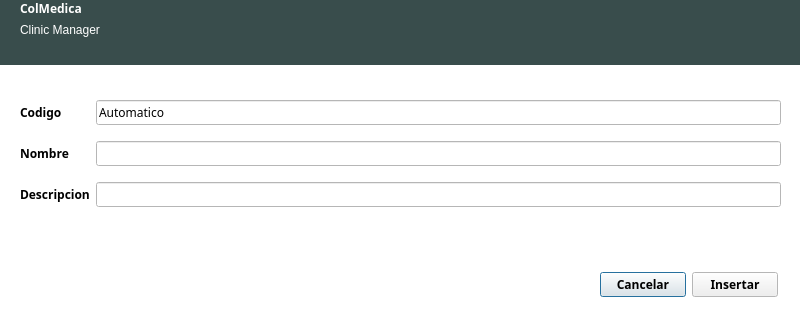
<?xml version="1.0" encoding="UTF-8"?>
<ui version="4.0">
 <class>dialogNuevaArea</class>
 <widget class="QDialog" name="dialogNuevaArea">
  <property name="geometry">
   <rect>
    <x>0</x>
    <y>0</y>
    <width>800</width>
    <height>315</height>
   </rect>
  </property>
  <property name="palette">
   <palette>
    <active>
     <colorrole role="Base">
      <brush brushstyle="SolidPattern">
       <color alpha="255">
        <red>255</red>
        <green>255</green>
        <blue>255</blue>
       </color>
      </brush>
     </colorrole>
     <colorrole role="Window">
      <brush brushstyle="SolidPattern">
       <color alpha="255">
        <red>255</red>
        <green>255</green>
        <blue>255</blue>
       </color>
      </brush>
     </colorrole>
    </active>
    <inactive>
     <colorrole role="Base">
      <brush brushstyle="SolidPattern">
       <color alpha="255">
        <red>255</red>
        <green>255</green>
        <blue>255</blue>
       </color>
      </brush>
     </colorrole>
     <colorrole role="Window">
      <brush brushstyle="SolidPattern">
       <color alpha="255">
        <red>255</red>
        <green>255</green>
        <blue>255</blue>
       </color>
      </brush>
     </colorrole>
    </inactive>
    <disabled>
     <colorrole role="Base">
      <brush brushstyle="SolidPattern">
       <color alpha="255">
        <red>255</red>
        <green>255</green>
        <blue>255</blue>
       </color>
      </brush>
     </colorrole>
     <colorrole role="Window">
      <brush brushstyle="SolidPattern">
       <color alpha="255">
        <red>255</red>
        <green>255</green>
        <blue>255</blue>
       </color>
      </brush>
     </colorrole>
    </disabled>
   </palette>
  </property>
  <property name="font">
   <font>
    <family>Ubuntu Condensed</family>
    <weight>75</weight>
    <bold>true</bold>
   </font>
  </property>
  <property name="cursor">
   <cursorShape>PointingHandCursor</cursorShape>
  </property>
  <property name="windowTitle">
   <string>Nueva Area</string>
  </property>
  <property name="autoFillBackground">
   <bool>true</bool>
  </property>
  <widget class="QWidget" name="widgetCuerpo" native="true">
   <property name="geometry">
    <rect>
     <x>10</x>
     <y>70</y>
     <width>781</width>
     <height>231</height>
    </rect>
   </property>
   <property name="autoFillBackground">
    <bool>true</bool>
   </property>
   <widget class="QWidget" name="layoutWidget">
    <property name="geometry">
     <rect>
      <x>10</x>
      <y>20</y>
      <width>761</width>
      <height>130</height>
     </rect>
    </property>
    <layout class="QGridLayout" name="gridLayout">
     <item row="0" column="0">
      <widget class="QLabel" name="labelCodigo">
       <property name="text">
        <string>Codigo</string>
       </property>
      </widget>
     </item>
     <item row="0" column="1">
      <widget class="QLineEdit" name="lineEditCodigo">
       <property name="font">
        <font>
         <weight>50</weight>
         <bold>false</bold>
        </font>
       </property>
       <property name="text">
        <string>Automatico</string>
       </property>
       <property name="readOnly">
        <bool>true</bool>
       </property>
      </widget>
     </item>
     <item row="1" column="0">
      <widget class="QLabel" name="labelNombre">
       <property name="text">
        <string>Nombre</string>
       </property>
      </widget>
     </item>
     <item row="1" column="1">
      <widget class="QLineEdit" name="lineEditNombre">
       <property name="font">
        <font>
         <weight>50</weight>
         <bold>false</bold>
        </font>
       </property>
       <property name="inputMask">
        <string>AAAAAAAAAAAAAAAAAAAAAAAAAAAAAAAAAAAAAAAA; </string>
       </property>
       <property name="maxLength">
        <number>40</number>
       </property>
      </widget>
     </item>
     <item row="2" column="0">
      <widget class="QLabel" name="labelDescripcion">
       <property name="text">
        <string>Descripcion</string>
       </property>
      </widget>
     </item>
     <item row="2" column="1">
      <widget class="QLineEdit" name="lineEditDescripcion">
       <property name="font">
        <font>
         <weight>50</weight>
         <bold>false</bold>
        </font>
       </property>
       <property name="inputMask">
        <string>AAAAAAAAAAAAAAAAAAAAAAAAAAAAAAAAAAAAAAAA; </string>
       </property>
       <property name="maxLength">
        <number>40</number>
       </property>
      </widget>
     </item>
    </layout>
   </widget>
   <widget class="QWidget" name="layoutWidget_2">
    <property name="geometry">
     <rect>
      <x>590</x>
      <y>200</y>
      <width>178</width>
      <height>29</height>
     </rect>
    </property>
    <layout class="QHBoxLayout" name="horizontalLayout">
     <item>
      <widget class="QPushButton" name="pushButtonCancelar">
       <property name="text">
        <string>Cancelar</string>
       </property>
      </widget>
     </item>
     <item>
      <widget class="QPushButton" name="pushButtonInsertar">
       <property name="text">
        <string>Insertar</string>
       </property>
      </widget>
     </item>
    </layout>
   </widget>
  </widget>
  <widget class="QWidget" name="widgetCabecera" native="true">
   <property name="geometry">
    <rect>
     <x>0</x>
     <y>0</y>
     <width>800</width>
     <height>65</height>
    </rect>
   </property>
   <property name="palette">
    <palette>
     <active>
      <colorrole role="WindowText">
       <brush brushstyle="SolidPattern">
        <color alpha="255">
         <red>255</red>
         <green>255</green>
         <blue>255</blue>
        </color>
       </brush>
      </colorrole>
      <colorrole role="Base">
       <brush brushstyle="SolidPattern">
        <color alpha="255">
         <red>255</red>
         <green>255</green>
         <blue>255</blue>
        </color>
       </brush>
      </colorrole>
      <colorrole role="Window">
       <brush brushstyle="SolidPattern">
        <color alpha="255">
         <red>57</red>
         <green>77</green>
         <blue>76</blue>
        </color>
       </brush>
      </colorrole>
     </active>
     <inactive>
      <colorrole role="WindowText">
       <brush brushstyle="SolidPattern">
        <color alpha="255">
         <red>255</red>
         <green>255</green>
         <blue>255</blue>
        </color>
       </brush>
      </colorrole>
      <colorrole role="Base">
       <brush brushstyle="SolidPattern">
        <color alpha="255">
         <red>255</red>
         <green>255</green>
         <blue>255</blue>
        </color>
       </brush>
      </colorrole>
      <colorrole role="Window">
       <brush brushstyle="SolidPattern">
        <color alpha="255">
         <red>57</red>
         <green>77</green>
         <blue>76</blue>
        </color>
       </brush>
      </colorrole>
     </inactive>
     <disabled>
      <colorrole role="WindowText">
       <brush brushstyle="SolidPattern">
        <color alpha="255">
         <red>159</red>
         <green>158</green>
         <blue>158</blue>
        </color>
       </brush>
      </colorrole>
      <colorrole role="Base">
       <brush brushstyle="SolidPattern">
        <color alpha="255">
         <red>57</red>
         <green>77</green>
         <blue>76</blue>
        </color>
       </brush>
      </colorrole>
      <colorrole role="Window">
       <brush brushstyle="SolidPattern">
        <color alpha="255">
         <red>57</red>
         <green>77</green>
         <blue>76</blue>
        </color>
       </brush>
      </colorrole>
     </disabled>
    </palette>
   </property>
   <property name="autoFillBackground">
    <bool>true</bool>
   </property>
   <widget class="QWidget" name="layoutWidget_4">
    <property name="geometry">
     <rect>
      <x>20</x>
      <y>0</y>
      <width>162</width>
      <height>62</height>
     </rect>
    </property>
    <layout class="QFormLayout" name="formLayout_5">
     <item row="0" column="0">
      <widget class="QLabel" name="labelColMedica">
       <property name="styleSheet">
        <string notr="true">font: 30pt &quot;Ubuntu Condensed&quot;;
color: rgb(255, 255, 255);</string>
       </property>
       <property name="text">
        <string>ColMedica</string>
       </property>
      </widget>
     </item>
     <item row="1" column="0">
      <widget class="QLabel" name="labelClinicManager">
       <property name="font">
        <font>
         <family>Ubuntu</family>
         <weight>50</weight>
         <bold>false</bold>
        </font>
       </property>
       <property name="text">
        <string>Clinic Manager</string>
       </property>
      </widget>
     </item>
    </layout>
   </widget>
  </widget>
 </widget>
 <resources/>
 <connections/>
</ui>
